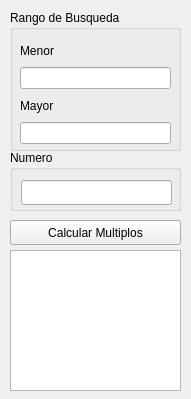
<?xml version="1.0" encoding="UTF-8"?>
<ui version="4.0">
 <class>MainWindow</class>
 <widget class="QMainWindow" name="MainWindow">
  <property name="geometry">
   <rect>
    <x>0</x>
    <y>0</y>
    <width>191</width>
    <height>399</height>
   </rect>
  </property>
  <property name="windowTitle">
   <string>MainWindow</string>
  </property>
  <widget class="QWidget" name="centralwidget">
   <widget class="QGroupBox" name="groupBox">
    <property name="geometry">
     <rect>
      <x>10</x>
      <y>10</y>
      <width>171</width>
      <height>141</height>
     </rect>
    </property>
    <property name="title">
     <string>Rango de Busqueda</string>
    </property>
    <widget class="QWidget" name="layoutWidget">
     <property name="geometry">
      <rect>
       <x>10</x>
       <y>30</y>
       <width>151</width>
       <height>104</height>
      </rect>
     </property>
     <layout class="QVBoxLayout" name="verticalLayout">
      <item>
       <widget class="QLabel" name="label">
        <property name="text">
         <string>Menor</string>
        </property>
       </widget>
      </item>
      <item>
       <widget class="QLineEdit" name="lineEdit"/>
      </item>
      <item>
       <widget class="QLabel" name="label_2">
        <property name="text">
         <string>Mayor</string>
        </property>
       </widget>
      </item>
      <item>
       <widget class="QLineEdit" name="lineEdit_2"/>
      </item>
     </layout>
    </widget>
   </widget>
   <widget class="QGroupBox" name="groupBox_2">
    <property name="geometry">
     <rect>
      <x>10</x>
      <y>150</y>
      <width>171</width>
      <height>61</height>
     </rect>
    </property>
    <property name="title">
     <string>Numero</string>
    </property>
    <widget class="QLineEdit" name="lineEdit_3">
     <property name="geometry">
      <rect>
       <x>11</x>
       <y>30</y>
       <width>151</width>
       <height>25</height>
      </rect>
     </property>
    </widget>
   </widget>
   <widget class="QPushButton" name="pushButton">
    <property name="geometry">
     <rect>
      <x>10</x>
      <y>220</y>
      <width>171</width>
      <height>25</height>
     </rect>
    </property>
    <property name="text">
     <string>Calcular Multiplos</string>
    </property>
   </widget>
   <widget class="QListWidget" name="listWidget">
    <property name="geometry">
     <rect>
      <x>10</x>
      <y>250</y>
      <width>171</width>
      <height>141</height>
     </rect>
    </property>
   </widget>
   <widget class="QPushButton" name="pushButton_2">
    <property name="geometry">
     <rect>
      <x>10</x>
      <y>220</y>
      <width>171</width>
      <height>25</height>
     </rect>
    </property>
    <property name="text">
     <string>Limpiar</string>
    </property>
   </widget>
   <zorder>pushButton_2</zorder>
   <zorder>groupBox</zorder>
   <zorder>groupBox_2</zorder>
   <zorder>pushButton</zorder>
   <zorder>listWidget</zorder>
  </widget>
 </widget>
 <resources/>
 <connections/>
</ui>
